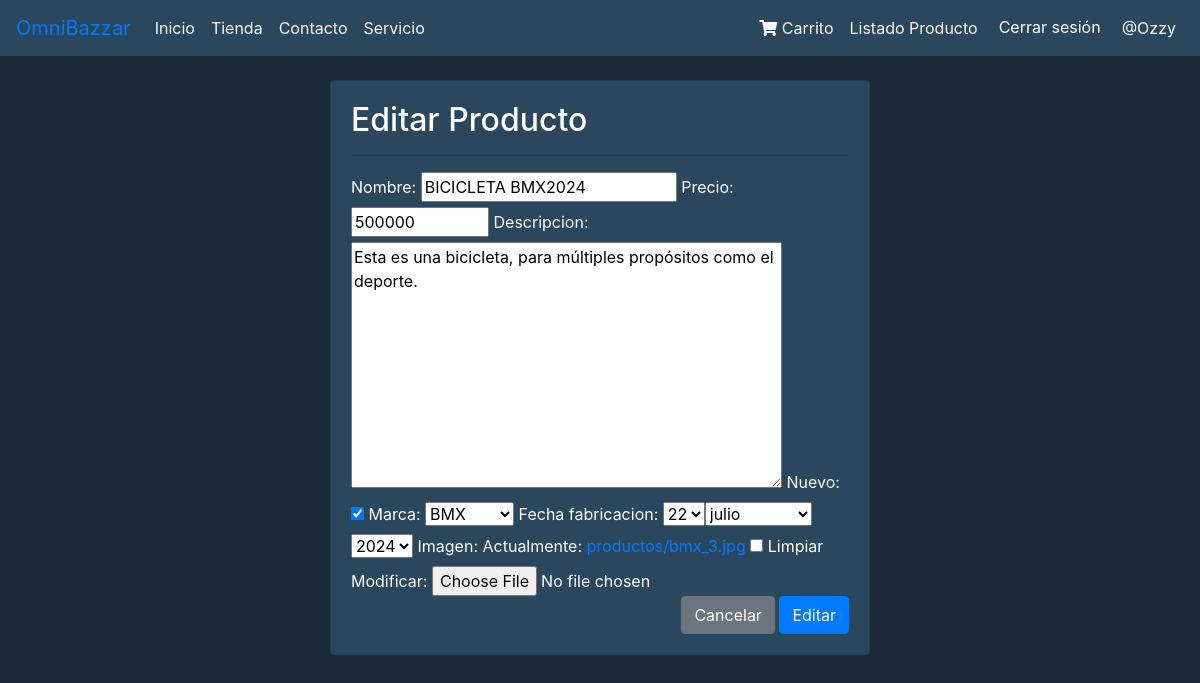
Before: /modificar-producto/2/ (signed in) with the older database file.
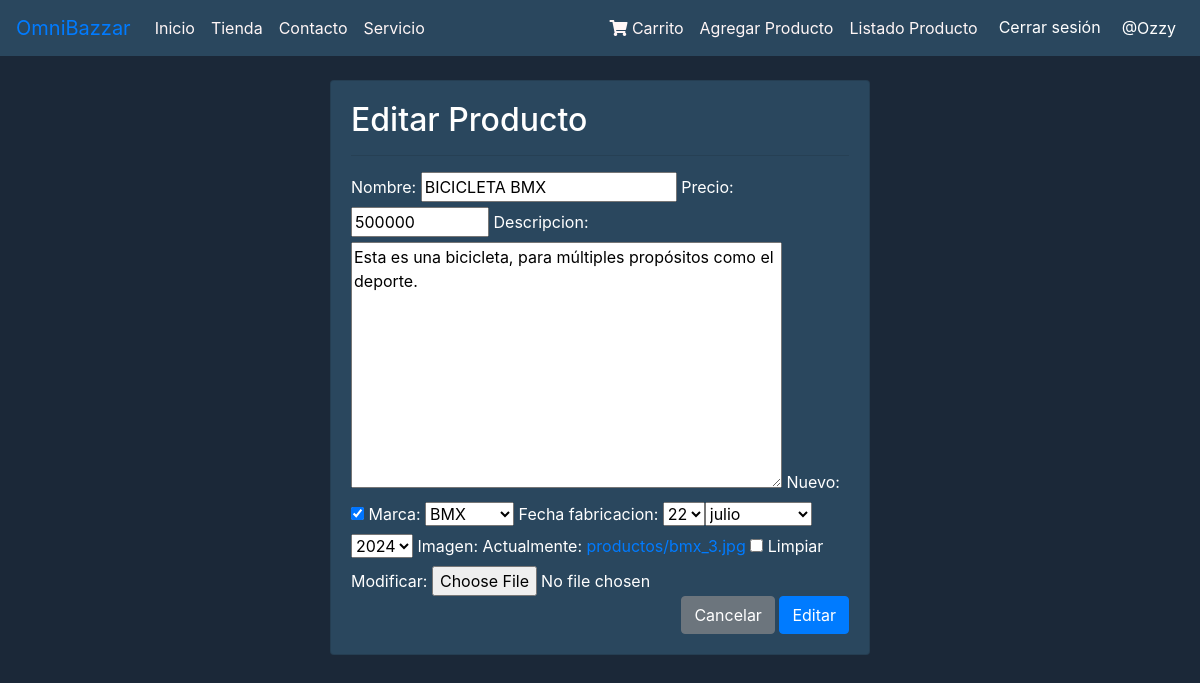
After: the same page with the newer database file.
### productos/models.py (models this page shows, shortened)
class Producto(models.Model):
    nombre = models.CharField(max_length=50)
    precio = models.IntegerField()
    descripcion = models.TextField()
    nuevo = models.BooleanField()
    marca = models.ForeignKey(Marca, on_delete=models.PROTECT)
    fecha_fabricacion = models.DateField()
    imagen = models.ImageField(upload_to="productos", null=True)
    usuario = models.ForeignKey(User, on_delete=models.CASCADE, null=True, blank=True)

class Marca(models.Model):
    nombre = models.CharField(max_length=50)
    def __str__(self):
        return self.nombre

### productos/views.py (the view, shortened to what this page needs)
# urls.py: path('modificar-producto/<id>/', modificar_producto, name='modificar_producto'),
@permission_required('productos.change_producto')
def modificar_producto(request, id):
    producto = get_object_or_404(Producto, id=id)
    data = {
        'form': ProductoForm(instance=producto)
    }
    return render(request, 'agregacion/modificar.html', data)

### productos/forms.py (shortened to what this page needs)
class ProductoForm(forms.ModelForm):
    nombre = forms.CharField(min_length=3, max_length=50)
    imagen = forms.ImageField(required=False, validators=[MaxSizeFileValidator(max_file_size=2)]) # Campo no obligatorio
    precio = forms.IntegerField(min_value=1, max_value=1500000)
    class Meta:
        model = Producto
        fields = ['nombre', 'precio', 'descripcion', 'nuevo', 'marca', 'fecha_fabricacion', 'imagen']
        widgets = {
            "fecha_fabricacion": forms.SelectDateWidget()
        }

### productos/templates/agregacion/modificar.html (shortened to what this page needs)
{% extends "productos/base.html" %}
{% block content %}
<div class="container">
    <div class="row">
        <div class="col-12 col-md-6 offset-md-3">
            <div class="card" style="background-color: #2a475e;";>
                <div class="card-body">
                    <h2 style="color: white;">Editar Producto</h2>
                    <hr>
                    <form action="" method="post" enctype="multipart/form-data" style="color: white;">
                        {{ form }}
                        <div class="d-flex justify-content-end">
                            <input type="reset" value="Cancelar" class="btn btn-secondary">
                            <input type="submit" value="Editar" class="btn btn-primary">
                        </div>
                    </form>
                </div>
            </div>
        </div>
    </div>
</div>
{% endblock %}

### productos/templates/productos/base.html (shortened to what this page needs)
<!DOCTYPE html>
<html lang="en">
<head>
  <link rel="stylesheet" href="https://cdn.jsdelivr.net/npm/bootstrap@4.6.2/dist/css/bootstrap.min.css">
  {% load static %}
  <link rel="stylesheet" href="{% static 'productos/css/styles.css' %}">
  <link rel="stylesheet" href="https://cdnjs.cloudflare.com/ajax/libs/font-awesome/5.15.4/css/all.min.css">
</head>
<body class="body">
  <nav class="navbar navbar-expand-sm navbar-custom">
    <a class="navbar-brand" href="#">OmniBazzar</a>
    <div class="collapse navbar-collapse" id="navbarNav">
      <ul class="navbar-nav mr-auto">
        <li class="nav-item">
          <a class="nav-link" href="{% url 'home' %}">Inicio</a>
        </li>
        <li class="nav-item">
          <a class="nav-link" href="{% url 'Tienda' %}">Tienda</a>
        </li>
        <li class="nav-item">
          <a class="nav-link" href="{% url 'Contacto' %}">Contacto</a>
        </li>
        <li class="nav-item">
          <a class="nav-link" href="{% url 'servicio' %}">Servicio</a>
        </li>
      </ul>
      <ul class="navbar-nav ml-auto">
        <li class="nav-item">
          <a class="nav-link" href="#"><i class="fas fa-shopping-cart"></i> Carrito</a>
        </li>
        {% if perms.productos.add_producto %}
        <li class="nav-item">
          <a href="{% url 'agregar_producto' %}" class="nav-link">Agregar Producto</a>
        </li>
        {% endif %}
        {% if perms.productos.view_producto %}
        <li class="nav-item">
          <a href="{% url 'listar_productos' %}" class="nav-link">Listado Producto</a>
        </li>
        {% endif %}
        {% if user.is_authenticated %}
        <li class="nav-item">
          <form action="{% url 'logout' %}" method="post" class="form-inline">
            <button type="submit" class="btn btn-link text-white">Cerrar sesión</button>
          </form>
        </li>
        <li class="nav-item">
          <a href="{% url 'profile' %}" class="nav-link text-white">@{{ user.username }}</a>
        </li>
        {% else %}
        <li class="nav-item">
          <a href="{% url 'login' %}" class="btn btn-link text-white">Iniciar sesión</a>
        </li>
        {% endif %}
      </ul>
    </div>
  </nav>
  <br>
  {% block content %}
  {% endblock %}
</body>
</html>

Changed rows visible on the page:
changed Producto "Esta es una bicicleta, para múltiples propósitos como el deporte.": nombre "BICICLETA BMX2024" → "BICICLETA BMX"
Other visible differences:
text now shown: "Agregar Producto"
